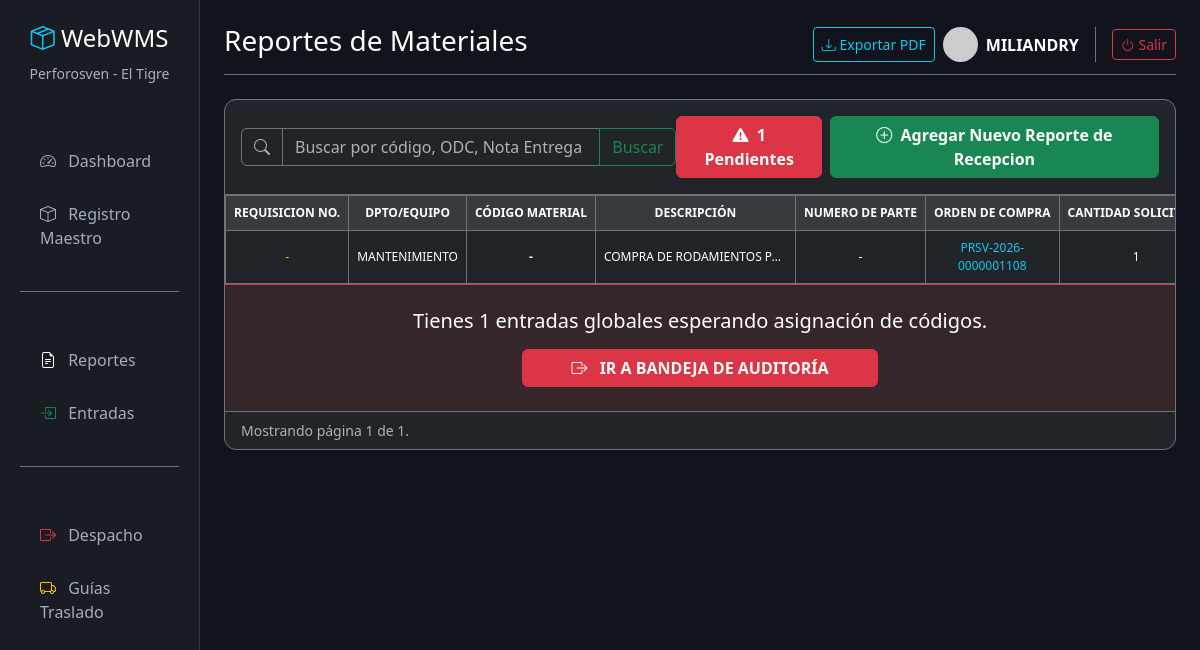
The page /reportes/ (signed in) on the database its author committed.
### inventario/models.py (models this page shows, shortened)
class DetalleRecepcion(models.Model):
    reporte = models.ForeignKey(ReporteRecepcion, on_delete=models.SET_NULL, null=True, blank=True, verbose_name="Reporte (RP)")
    material = models.ForeignKey(Material, on_delete=models.SET_NULL, null=True, blank=True, verbose_name="Material (Cód. Catálogo)")
    descripcion_entrada = models.CharField(max_length=500, blank=True, null=True, verbose_name="Descripción (según ODC)")
    fecha_recepcion = models.DateField(default=timezone.now, verbose_name="Fecha de Recepción")
    nro_rq = models.CharField(max_length=50, blank=True, null=True, verbose_name="Nro. RQ")
    departamento = models.CharField(max_length=100, blank=True, null=True, verbose_name="Dpto / Equipo")
    nro_control_entrada = models.CharField(max_length=20, blank=True, verbose_name="Nro. Control (EM/EA)")
    nro_odc = models.CharField(max_length=50, verbose_name="Orden de Compra (ODC)")
    nro_nota_entrega = models.CharField(max_length=50, verbose_name="Nota de Entrega")
    proveedor = models.CharField(max_length=200, verbose_name="Proveedor")
    cantidad_solicitada = models.DecimalField(max_digits=10, decimal_places=2, verbose_name="Cant. Solicitada (ODC)")
    cantidad_recibida = models.DecimalField(max_digits=10, decimal_places=2, verbose_name="Cant. Recibida Física")
    precio_unitario = models.DecimalField(max_digits=12, decimal_places=2, blank=True, null=True, verbose_name="U.P. (USD)")
    observaciones = models.CharField(max_length=255, blank=True, null=True, verbose_name="Observaciones")
    class Meta:
        verbose_name = "Entradas del Almacen"
        verbose_name_plural = "Control de Entradas"

### inventario/views.py (the view, shortened to what this page needs)
# urls.py: path('reportes/', views.reportes, name='reportes'),
@login_required(login_url='login')
def reportes(request):
    query = request.GET.get('buscar', '').strip()
    items_qs = DetalleRecepcion.objects.select_related('material', 'reporte').all().order_by('-fecha_recepcion', '-id')
    paginator = Paginator(items_qs, 50)
    page_number = request.GET.get('page')
    items_paginados = paginator.get_page(page_number)
    total_pendientes = DetalleRecepcion.objects.filter(material__isnull=True).count()
    contexto = {
        'reportes': items_paginados,
        'query': query,
        'total_pendientes': total_pendientes
    }
    return render(request, 'inventario/reportes.html', contexto)

### inventario/templates/inventario/reportes.html (shortened to what this page needs)
{% extends 'inventario/base.html' %}
{% block header %}Reportes de Materiales{% endblock %}
{% block content %}
<div class="card shadow-sm bg-dark border-secondary">
    <div class="card-header bg-transparent border-secondary py-3 d-flex justify-content-between align-items-center">
        <form method="GET" class="d-flex w-50">
            <div class="input-group">
                <span class="input-group-text bg-dark border-secondary text-muted"><i class="bi bi-search"></i></span>
                <input type="text" name="buscar" value="{{ query }}"
                    class="form-control bg-dark text-white border-secondary"
                    placeholder="Buscar por código, ODC, Nota Entrega o proveedor...">
                <button class="btn btn-outline-success" type="submit">Buscar</button>
            </div>
        </form>
        <div class="d-flex gap-2">
            {% if total_pendientes > 0 %}
            <a href="{% url 'reportes_pendientes' %}" class="btn btn-danger fw-bold shadow-sm">
                <i class="bi bi-exclamation-triangle-fill me-1"></i> {{ total_pendientes }} Pendientes
            </a>
            {% endif %}
            {% if user.is_staff %}
            <a href="{% url 'crear_recepcion' %}" class="btn btn-success fw-bold">
                <i class="bi bi-plus-circle me-1"></i> Agregar Nuevo Reporte de Recepcion
            </a>
            {% endif %}
        </div>
    </div>
    <div class="card-body p-0">
        <div class="table-responsive" style="max-height: 65vh; overflow-y: auto;">
            <table class="table table-dark table-hover table-bordered border-secondary mb-0" style="font-size: 12px;">
                <thead class="table-active text-success text-center sticky-top">
                    <tr>
                        <th style="white-space: nowrap;">REQUISICION NO.</th>
                        <th style="white-space: nowrap;">DPTO/EQUIPO</th>
                        <th style="white-space: nowrap;">CÓDIGO MATERIAL</th>
                        <th style="white-space: nowrap;">DESCRIPCIÓN</th>
                        <th style="white-space: nowrap;">NUMERO DE PARTE</th>
                        <th style="white-space: nowrap;">ORDEN DE COMPRA</th>
                        <th style="white-space: nowrap;">CANTIDAD SOLICITADA</th>
                    </tr>
                </thead>
                <tbody>
                    {% for item in reportes %}
                    <tr class="align-middle text-center">
                        <td class="text-warning">{{ item.nro_rq|default_if_none:"-" }}</td>
                        <td>{{ item.departamento|default_if_none:"-" }}</td>
                        <td class="text-white fw-bold">
                            {% if item.material %}{{ item.material.codigo }}{% else %}-{% endif %}
                        </td>
                        <td class="text-start text-truncate" style="max-width: 200px;"
                            title="{% if item.material %}{{ item.material.descripcion }}{% else %}{{ item.descripcion_entrada }}{% endif %}">
                            {% if item.material %}{{ item.material.descripcion }}{% else %}{{ item.descripcion_entrada|default_if_none:"-" }}{% endif %}
                        </td>
                        <td>
                            {% if item.material %}{{ item.material.nro_parte|default_if_none:"-" }}{% else %}-{% endif %}
                        </td>
                        <td class="text-info">{{ item.nro_odc }}</td>
                        <td>{{ item.cantidad_solicitada|floatformat:0 }}</td>
                    </tr>
                    {% empty %}
                    <tr>
                        <td colspan="15" class="text-center py-5 text-muted">No se encontraron reportes.</td>
                    </tr>
                    {% endfor %}
                </tbody>
            </table>
        </div>
        {% if total_pendientes > 0 %}
        <div class="p-4 bg-danger bg-opacity-10 border-top border-danger text-center">
            <h5 class="text-white mb-3">Tienes {{ total_pendientes }} entradas globales esperando asignación de códigos.</h5>
            <a href="{% url 'reportes_pendientes' %}" class="btn btn-danger px-5 fw-bold">
                <i class="bi bi-box-arrow-right me-2"></i> IR A BANDEJA DE AUDITORÍA
            </a>
        </div>
        {% endif %}
        <div class="card-footer bg-transparent border-secondary d-flex justify-content-between align-items-center">
            <small class="text-muted">
                Mostrando página {{ reportes.number }} de {{ reportes.paginator.num_pages }}.
            </small>
        </div>
    </div>
</div>
{% endblock %}

### inventario/templates/inventario/base.html (shortened to what this page needs)
<!DOCTYPE html>
<html lang="es" data-bs-theme="dark">
<head>
    <link href="https://cdn.jsdelivr.net/npm/bootstrap@5.3.2/dist/css/bootstrap.min.css" rel="stylesheet">
    <link rel="stylesheet" href="https://cdn.jsdelivr.net/npm/bootstrap-icons@1.11.1/font/bootstrap-icons.css">
</head>
<body>
    <div class="container-fluid">
        <div class="row">
            <nav class="col-md-3 col-lg-2 d-md-block sidebar py-4">
                <div class="text-center mb-4">
                    <h4 class="text-white"><i class="bi bi-box-seam text-info"></i> WebWMS</h4>
                    <small class="text-muted">Perforosven - El Tigre</small>
                </div>
                <ul class="nav flex-column px-2">
                    <li class="nav-item mb-1">
                        <span class="text-uppercase small text-muted fw-bold px-3" style="letter-spacing: 1px;"></span>
                    </li>
                    <li class="nav-item">
                        <a class="nav-link" href="{% url 'dashboard' %}"><i class="bi bi-speedometer2 me-2"></i>
                            Dashboard</a>
                    </li>
                    <li class="nav-item">
                        <a class="nav-link" href="{% url 'lista_materiales' %}"><i class="bi bi-box me-2"></i> Registro
                            Maestro</a>
                    </li>
                    <li class="nav-item mt-4 mb-1 border-top border-secondary pt-3">
                        <span class="text-uppercase small text-muted fw-bold px-3" style="letter-spacing: 1px;"></span>
                    </li>
                    <li class="nav-item">
                        <a class="nav-link" href="{% url 'reportes' %}">
                            <i class="bi bi-file-earmark-text text-light me-2"></i> Reportes
                        </a>
                    </li>
                    <li class="nav-item">
                        <a class="nav-link" href="{% url 'lista_entradas' %}">
                            <i class="bi bi-box-arrow-in-right text-success me-2"></i> Entradas
                        </a>
                    </li>
                    <li class="nav-item mt-4 mb-1 border-top border-secondary pt-3">
                        <span class="text-uppercase small text-muted fw-bold px-3" style="letter-spacing: 1px;"></span>
                    </li>
                    <li class="nav-item">
                        <a class="nav-link" href="{% url 'lista_salidas' %}">
                            <i class="bi bi-box-arrow-right text-danger me-2"></i> Despacho
                        </a>
                    </li>
                    <li class="nav-item">
                        <a class="nav-link" href="{% url 'lista_guias' %}">
                            <i class="bi bi-truck text-warning me-2"></i> Guías Traslado
                        </a>
                    </li>
                </ul>
            </nav>
            <main class="col-md-9 ms-sm-auto col-lg-10 px-md-4 py-4">
                <div
                    class="d-flex justify-content-between flex-wrap flex-md-nowrap align-items-center pb-2 mb-4 border-bottom border-secondary">
                    <h1 class="h3 text-white">{% block header %}Dashboard Analítico{% endblock %}</h1>
                    <div class="btn-toolbar mb-2 mb-md-0">
                        <button type="button" class="btn btn-sm btn-outline-info me-2">
                            <i class="bi bi-download"></i> Exportar PDF
                        </button>
                        <div class="btn-toolbar mb-2 mb-md-0 align-items-center">
                            <div class="d-flex align-items-center border-end border-secondary pe-3 me-3">
                                <img src="https://ui-avatars.com/api/?name={{ user.username }}&background=0D8ABC&color=fff"
                                    class="rounded-circle me-2" width="35">
                                <span class="text-white fw-bold text-uppercase">{{ user.username }}</span>
                            </div>
                            <form action="{% url 'logout' %}" method="post" class="m-0">
                                <button type="submit" class="btn btn-sm btn-outline-danger">
                                    <i class="bi bi-power"></i> Salir
                                </button>
                            </form>
                        </div>
                    </div>
                </div>
                {% block content %}
                {% endblock %}
            </main>
        </div>
    </div>
</body>
</html>

### inventario/templates/inventario/base.html (style rules this page uses)
body { background-color: #12141d; color: #a0aec0; }
.sidebar { height: 100vh; background-color: #1a1c23; border-right: 1px solid #2d3748; }
.nav-link { color: #a0aec0; padding: 12px 20px; border-radius: 8px; margin-bottom: 5px; }
.card { background-color: #1a1c23; border: 1px solid #2d3748; border-radius: 12px; }
.table-dark { background-color: #1a1c23; }

### rows shown on the page
DetalleRecepcion: nro_rq "-", departamento "MANTENIMIENTO", descripcion_entrada "COMPRA DE RODAMIENTOS P…", nro_odc "PRSV-2026-0000001108", cantidad_solicitada "1"

### other values the page prints
{{ user.username }} "MILIANDRY"
{{ total_pendientes }} "1"
{{ reportes.number }} "1"
{{ reportes.paginator.num_pages }} "1"
